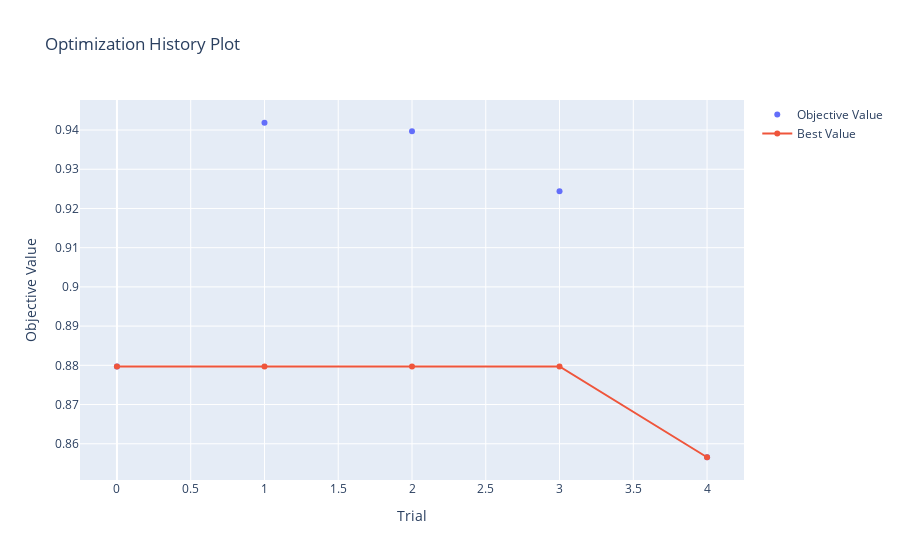
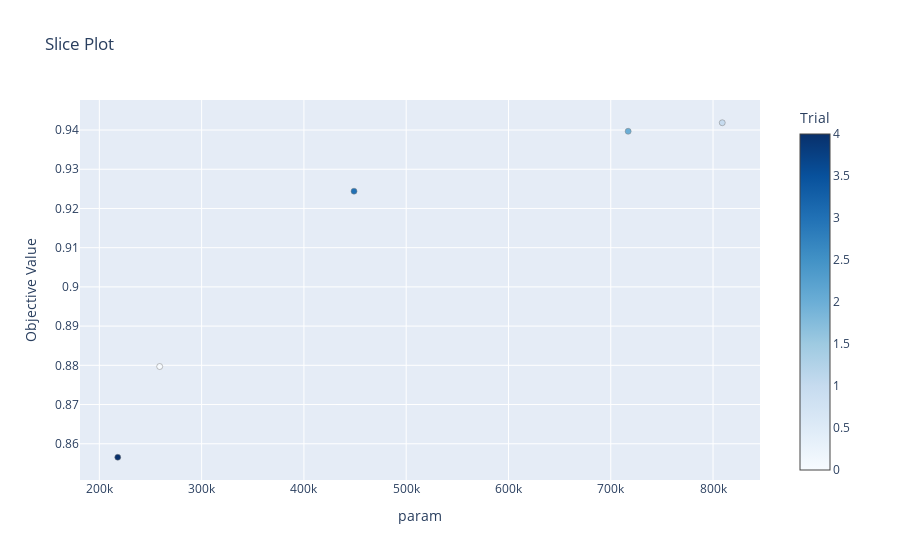
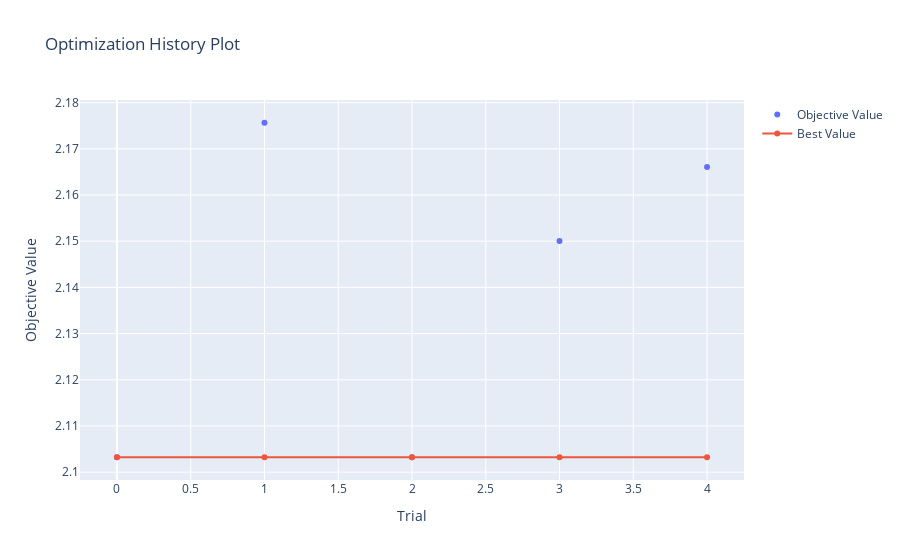
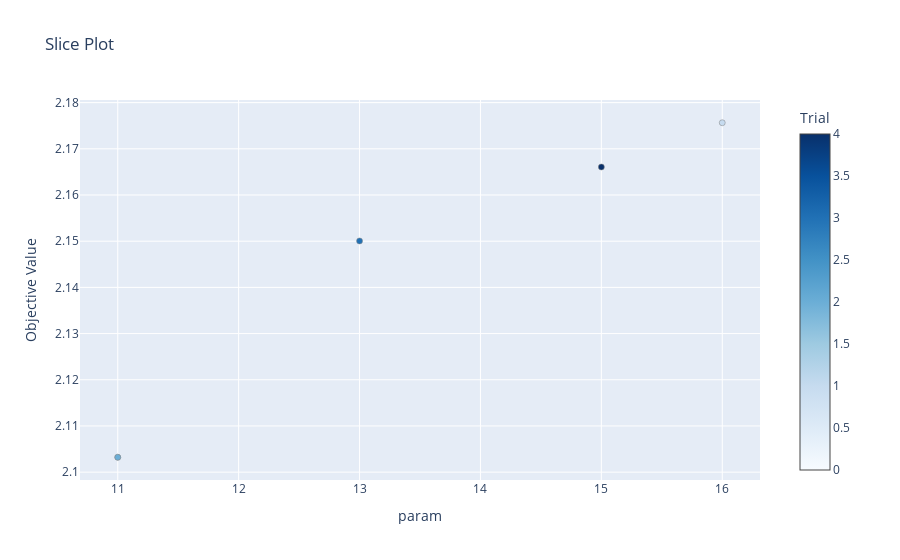

Notebook code cell kept with these figures, in order:
### Markdown cell above
#### Optimize methods individually

### Code cell
studies = inv_utils.optimize_regional_loop(
    n_trials=5, 
    **kwargs)

# plot best results
inv_utils.plot_best_params_per_method(studies, **kwargs)

### Figure 1 — Plotly figure (JSON) as saved in the notebook; plotly's stock layout.template omitted (floating-point values rounded to 4 significant figures)
{"data": [{"mode": "markers", "name": "Objective Value", "type": "scatter", "x": [0, 1, 2, 3, 4], "y": [0.8797, 0.9419, 0.9397, 0.9244, 0.8566]}, {"name": "Best Value", "type": "scatter", "x": [0, 1, 2, 3, 4], "y": [0.8797, 0.8797, 0.8797, 0.8797, 0.8566]}], "layout": {"title": {"text": "Optimization History Plot"}, "xaxis": {"title": {"text": "Trial"}}, "yaxis": {"title": {"text": "Objective Value"}}}}

### Figure 2 — Plotly figure (JSON) as saved in the notebook; plotly's stock layout.template omitted (floating-point values rounded to 4 significant figures)
{"data": [{"marker": {"color": [0, 1, 2, 3, 4], "colorbar": {"title": {"text": "Trial"}, "x": 1, "xpad": 40}, "colorscale": [[0, "rgb(247,251,255)"], [0.125, "rgb(222,235,247)"], [0.25, "rgb(198,219,239)"], [0.375, "rgb(158,202,225)"], [0.5, "rgb(107,174,214)"], [0.625, "rgb(66,146,198)"], [0.75, "rgb(33,113,181)"], [0.875, "rgb(8,81,156)"], [1, "rgb(8,48,107)"]], "line": {"color": "Grey", "width": 0.5}}, "mode": "markers", "showlegend": false, "type": "scatter", "x": [259000, 809000, 717000, 449000, 218000], "y": [0.8797, 0.9419, 0.9397, 0.9244, 0.8566]}], "layout": {"title": {"text": "Slice Plot"}, "xaxis": {"title": {"text": "param"}}, "yaxis": {"title": {"text": "Objective Value"}}}}

### Figure 3 — Plotly figure (JSON) as saved in the notebook; plotly's stock layout.template omitted (floating-point values rounded to 4 significant figures)
{"data": [{"mode": "markers", "name": "Objective Value", "type": "scatter", "x": [0, 1, 2, 3, 4], "y": [2.103, 2.176, 2.103, 2.15, 2.166]}, {"name": "Best Value", "type": "scatter", "x": [0, 1, 2, 3, 4], "y": [2.103, 2.103, 2.103, 2.103, 2.103]}], "layout": {"title": {"text": "Optimization History Plot"}, "xaxis": {"title": {"text": "Trial"}}, "yaxis": {"title": {"text": "Objective Value"}}}}

### Figure 4 — Plotly figure (JSON) as saved in the notebook; plotly's stock layout.template omitted (floating-point values rounded to 4 significant figures)
{"data": [{"marker": {"color": [0, 1, 2, 3, 4], "colorbar": {"title": {"text": "Trial"}, "x": 1, "xpad": 40}, "colorscale": [[0, "rgb(247,251,255)"], [0.125, "rgb(222,235,247)"], [0.25, "rgb(198,219,239)"], [0.375, "rgb(158,202,225)"], [0.5, "rgb(107,174,214)"], [0.625, "rgb(66,146,198)"], [0.75, "rgb(33,113,181)"], [0.875, "rgb(8,81,156)"], [1, "rgb(8,48,107)"]], "line": {"color": "Grey", "width": 0.5}}, "mode": "markers", "showlegend": false, "type": "scatter", "x": [11, 16, 11, 13, 15], "y": [2.103, 2.176, 2.103, 2.15, 2.166]}], "layout": {"title": {"text": "Slice Plot"}, "xaxis": {"title": {"text": "param"}}, "yaxis": {"title": {"text": "Objective Value"}}}}
